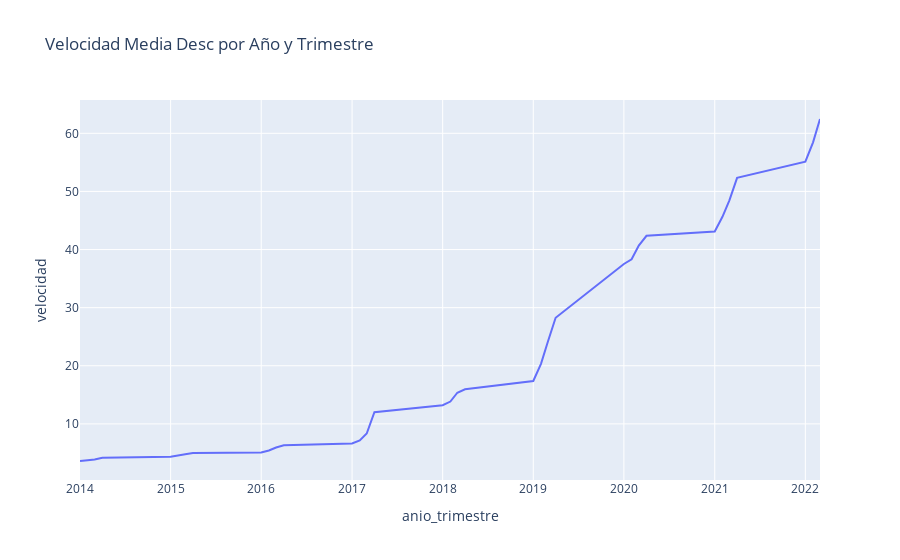

Here is the notebook cell this chart was saved with:
### Markdown cell above
#### **3.1.2 - Velocidad media de descarga por año y trimestre**

### Code cell
anio_trimestre = dataGlobal['anio'].astype(str) + '-' + dataGlobal['trimestre'].astype(str)
velocidad = dataGlobal['velocidadMediaDesc']

data = pd.DataFrame({'anio_trimestre': anio_trimestre, 'velocidad': velocidad})

fig = px.line(data, x='anio_trimestre', y='velocidad', title='Velocidad Media Desc por Año y Trimestre')

fig.show()

### Figure 1 — Plotly figure (JSON) as saved in the notebook; plotly's stock layout.template omitted (floating-point values rounded to 4 significant figures)
{"data": [{"hovertemplate": "anio_trimestre=%{x}<br>velocidad=%{y}<extra></extra>", "legendgroup": "", "line": {"color": "#636efa", "dash": "solid"}, "marker": {"symbol": "circle"}, "mode": "lines", "name": "", "orientation": "v", "showlegend": false, "type": "scatter", "x": ["2022-3", "2022-2", "2022-1", "2021-4", "2021-3", "2021-2", "2021-1", "2020-4", "2020-3", "2020-2", "2020-1", "2019-4", "2019-3", "2019-2", "2019-1", "2018-4", "2018-3", "2018-2", "2018-1", "2017-4", "2017-3", "2017-2", "2017-1", "2016-4", "2016-3", "2016-2", "2016-1", "2015-4", "2015-3", "2015-2", "2015-1", "2014-4", "2014-3", "2014-2", "2014-1"], "xaxis": "x", "y": [62.46, 58.44, 55.11, 52.34, 48.46, 45.63, 43.11, 42.36, 40.67, 38.32, 37.52, 28.26, 24.18, 20.33, 17.38, 15.95, 15.36, 13.85, 13.22, 12.01, 8.339, 7.16, 6.624, 6.337, 5.939, 5.424, 5.084, 4.99, 4.789, 4.545, 4.35, 4.157, 3.867, 3.759, 3.617], "yaxis": "y"}], "layout": {"legend": {"tracegroupgap": 0}, "title": {"text": "Velocidad Media Desc por Año y Trimestre"}, "xaxis": {"anchor": "y", "domain": [0, 1], "title": {"text": "anio_trimestre"}}, "yaxis": {"anchor": "x", "domain": [0, 1], "title": {"text": "velocidad"}}}}
